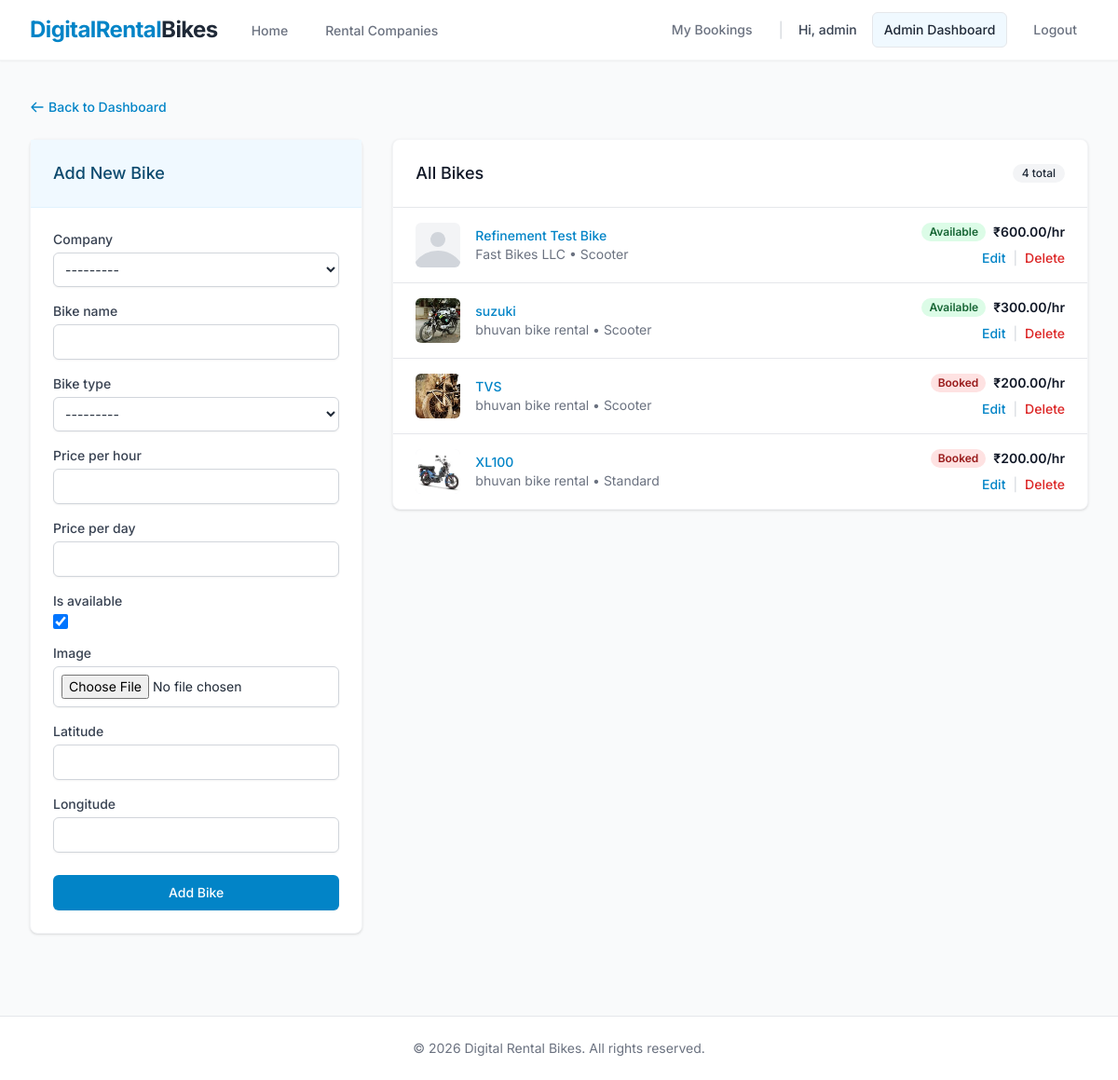
The app's page /admin-dashboard/manage-bikes/ (signed in), older data.
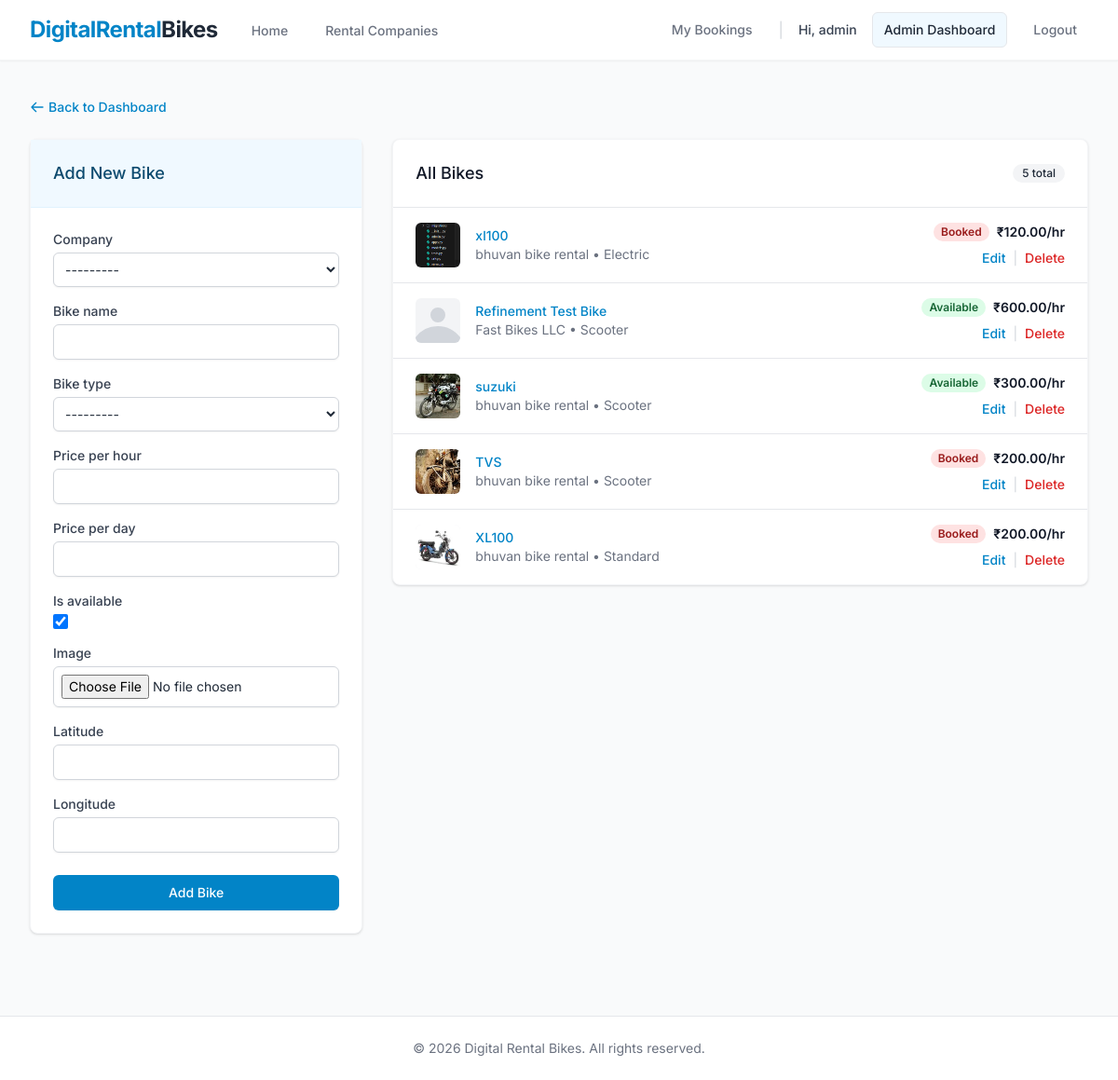
The same page, newer data.
### core/models.py (models this page shows, shortened)
class Bike(models.Model):
    class BikeType(models.TextChoices):
        SCOOTER = 'Scooter', 'Scooter'
        SPORTS = 'Sports', 'Sports'
        ELECTRIC = 'Electric', 'Electric'
        CRUISER = 'Cruiser', 'Cruiser'
        DIRT = 'Dirt Bike', 'Dirt Bike'
        STANDARD = 'Standard', 'Standard'
    company = models.ForeignKey(Company, on_delete=models.CASCADE, related_name='bikes')
    bike_name = models.CharField(max_length=255)
    bike_type = models.CharField(max_length=50, choices=BikeType.choices)
    price_per_hour = models.DecimalField(max_digits=10, decimal_places=2)
    price_per_day = models.DecimalField(max_digits=10, decimal_places=2)
    is_available = models.BooleanField(default=True)
    image = models.ImageField(upload_to='bikes/', blank=True, null=True)
    latitude = models.DecimalField(max_digits=9, decimal_places=6, null=True, blank=True)
    longitude = models.DecimalField(max_digits=9, decimal_places=6, null=True, blank=True)
    created_at = models.DateTimeField(auto_now_add=True)

class Company(models.Model):
    user = models.OneToOneField(User, on_delete=models.CASCADE, related_name='vendor_company', null=True, blank=True)
    name = models.CharField(max_length=255)
    location = models.CharField(max_length=255)
    contact = models.CharField(max_length=50)
    description = models.TextField(blank=True, null=True)
    upi_qr_image = models.ImageField(upload_to='upi_qr/', blank=True, null=True)
    created_at = models.DateTimeField(auto_now_add=True)
    def __str__(self):
        return self.name

### core/views.py (the view)
# urls.py: path('admin-dashboard/manage-bikes/', views.manage_bikes, name='manage_bikes'),
@user_passes_test(lambda u: u.is_staff)
def manage_bikes(request):
    bikes = Bike.objects.all().order_by('-created_at')
    if request.method == 'POST':
        form = BikeForm(request.POST, request.FILES)
        if form.is_valid():
            form.save()
            messages.success(request, 'Bike added successfully!')
            return redirect('manage_bikes')
    else:
        form = BikeForm()
    return render(request, 'core/manage_bikes.html', {'bikes': bikes, 'form': form})

### core/templates/core/manage_bikes.html (shortened to what the changed rows need)
{% extends 'base.html' %}
{% block content %}
<div class="max-w-7xl mx-auto px-4 sm:px-6 lg:px-8 py-10">
    <div class="grid grid-cols-1 lg:grid-cols-3 gap-8">
        <div class="lg:col-span-1">
            <div class="bg-white shadow sm:rounded-lg border border-gray-100">
                <div class="px-4 py-5 sm:p-6">
                    <form action="" method="POST" enctype="multipart/form-data">
                        <div class="space-y-4">
                            {% for field in form %}
                            <div>
                                <label for="{{ field.id_for_label }}" class="block text-sm font-medium text-gray-700">
                                    {{ field.label }}
                                </label>
                                <div class="mt-1 flex items-center">
                                    {{ field }}
                                </div>
                            </div>
                            {% endfor %}
                        </div>
                    </form>
                </div>
            </div>
        </div>
        <div class="lg:col-span-2">
            <div class="bg-white shadow sm:rounded-lg border border-gray-100 overflow-hidden">
                <div class="px-4 py-5 sm:p-6 border-b border-gray-200 flex justify-between items-center">
                    <h3 class="text-lg leading-6 font-medium text-gray-900">All Bikes</h3>
                    <span class="inline-flex items-center px-2.5 py-0.5 rounded-full text-xs font-medium bg-gray-100 text-gray-800">
                        {{ bikes|length }} total
                    </span>
                </div>
                <ul role="list" class="divide-y divide-gray-200">
                    {% for bike in bikes %}
                    <li>
                        <div class="px-4 py-4 sm:px-6 hover:bg-gray-50 transition-colors">
                            <div class="flex items-center justify-between">
                                <div class="flex items-center">
                                    <div class="flex-shrink-0 h-12 w-12 bg-gray-100 rounded-md overflow-hidden">
                                        {% if bike.image %}
                                        <img class="h-12 w-12 object-cover" src="{{ bike.image.url }}" alt="">
                                        {% else %}
                                        <svg class="h-full w-full text-gray-300" fill="currentColor" viewBox="0 0 24 24">
                                            <path d="M24 20.993V24H0v-2.996A14.977 14.977 0 0112.004 15c4.904 0 9.26 2.354 11.996 5.993zM16.002 8.999a4 4 0 11-8 0 4 4 0 018 0z" />
                                        </svg>
                                        {% endif %}
                                    </div>
                                    <div class="ml-4">
                                        <div class="text-sm font-medium text-brand-600 truncate">
                                            {{ bike.bike_name }}
                                        </div>
                                        <div class="text-sm text-gray-500">
                                            {{ bike.company.name }} &bull; {{ bike.bike_type }}
                                        </div>
                                    </div>
                                </div>
                                <div class="flex flex-col items-end space-y-2">
                                    <div class="flex items-center space-x-2">
                                        {% if bike.is_available %}
                                        <span class="px-2 inline-flex text-xs leading-5 font-semibold rounded-full bg-green-100 text-green-800">
                                          Available
                                        </span>
                                        {% else %}
                                        <span class="px-2 inline-flex text-xs leading-5 font-semibold rounded-full bg-red-100 text-red-800">
                                          Booked
                                        </span>
                                        {% endif %}
                                        <span class="text-sm text-gray-900 font-semibold">₹{{ bike.price_per_hour }}/hr</span>
                                    </div>
                                    <div class="flex space-x-2 text-sm">
                                        <a href="{% url 'edit_bike' bike.id %}" class="text-brand-600 hover:text-brand-900 font-medium">Edit</a>
                                        <span class="text-gray-300">|</span>
                                        <a href="{% url 'delete_bike' bike.id %}" class="text-red-600 hover:text-red-900 font-medium">Delete</a>
                                    </div>
                                </div>
                            </div>
                        </div>
                    </li>
                    {% empty %}
                    <li class="px-4 py-8 text-center text-sm text-gray-500">
                        No bikes added yet. Use the form to add a bike.
                    </li>
                    {% endfor %}
                </ul>
            </div>
        </div>
    </div>
</div>
{% endblock %}

Row changes from the older to the newer data that the page shows:
added Bike: image (picture), bike_name "xl100", company.name "bhuvan bike rental", bike_type "Electric", is_available "Booked", price_per_hour "120.00"
Text that changed along with them:
{{ bikes|length }}: "4" → "5"
